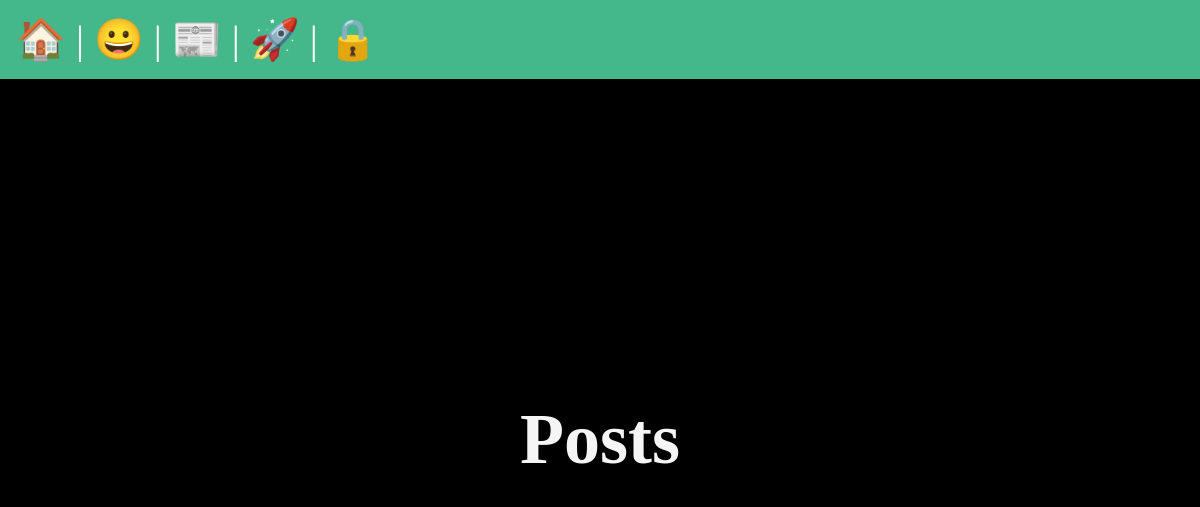
The app's page /posts/, older data.
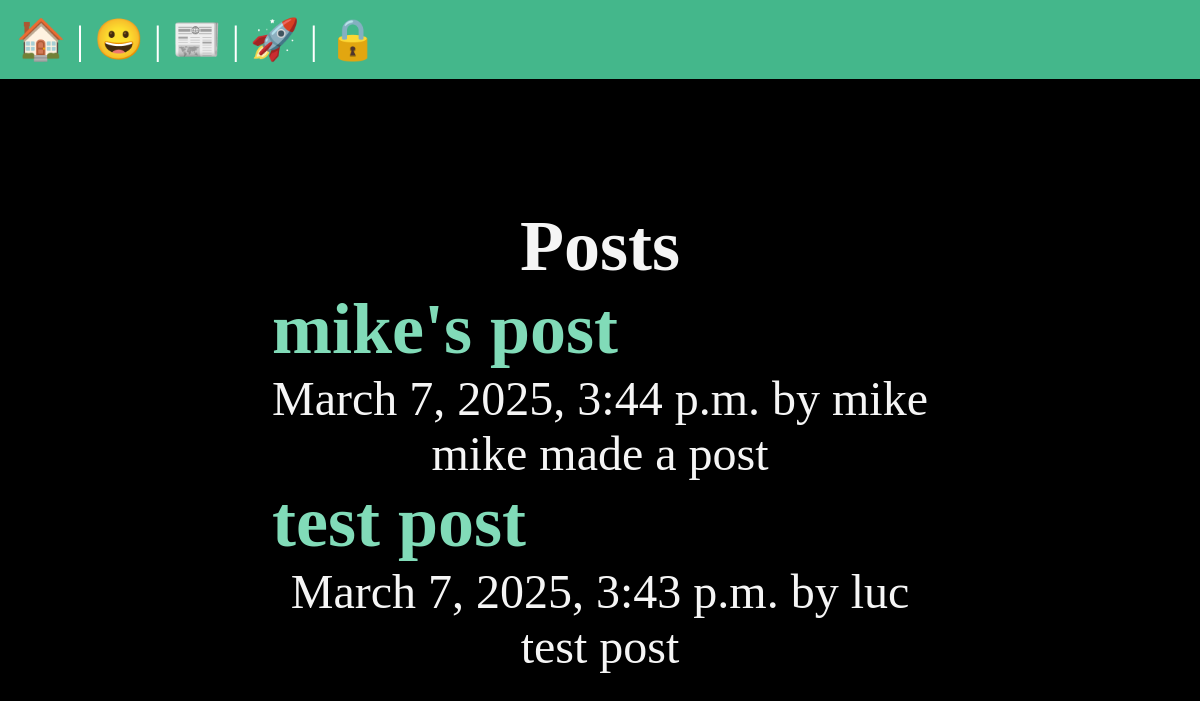
The same page, newer data.
### posts/models.py (models this page shows, shortened)
class Post(models.Model):
    title = models.CharField(max_length=75)
    body = models.TextField()
    slug = models.SlugField()
    date = models.DateTimeField(auto_now_add=True)
    banner = models.ImageField(default="fallback.png", blank=True)
    author = models.ForeignKey(User, on_delete=models.CASCADE, default=None)

### posts/views.py (the view)
# urls.py: path("", views.posts_list, name="list"),
def posts_list(request):
    posts = Post.objects.all().order_by("-date")
    return render(request, "posts/posts_list.html", {"posts": posts})

### posts/templates/posts/posts_list.html (shortened to what this page needs)
{% extends "layout.html" %}
{% block content %}
    <section>
        <h1>Posts</h1>
        {% for post in posts %}
            <article class="post">
                <h2>
                    <a href="{% url 'posts:page' slug=post.slug %}">
                        {{ post.title }}
                    </a>
                </h2>
                <p>{{ post.date }} by {{ post.author }}</p>
                <p>{{ post.body }}</p>
            </article>
        {% endfor %}
    </section>
{% endblock %}

### templates/layout.html (shortened to what this page needs)
<!DOCTYPE html>
{% load static %}
<html lang="en">
<head>
    <link rel="stylesheet" href="{% static 'css/style.css' %}">
</head>
<body>
    <nav>
        <a href="/">
           <span role="img" aria-label="Home" title="Home">🏠</span>
        </a> |
        <a href="/about">
            <span role="img" aria-label="About" title="About">😀</span>
        </a> |
        <a href={% url 'posts:list' %}>
            <span role="img" aria-label="Posts" title="Posts">📰</span>
        </a> |
        {% if user.is_authenticated %}
            <a href={% url 'posts:new-post' %}>
                <span role="img"
                    aria-label="New Post"
                    title=NewPost>
                    🆕
                </span>
            </a> |
            <form class="logout"
                action="{% url 'users:logout' %}"
                method="post">
                {% csrf_token %}
                <button class="logout-button"
                    aria-label="User Logout"
                    title="UserLogout">
                    👋
                </button>
            </form>
        {% else %}
            <a href={% url 'users:register' %}>
                <span role="img"
                    aria-label="User Registration"
                    title=UserRegistration>
                    🚀
                </span>
            </a> |
            <a href={% url 'users:login' %}>
                <span role="img"
                    aria-label="User Login"
                    title=UserLogin>
                    🔒
                </span>
        {% endif %}
    </nav>
    <main>
        {% block content %}
        {% endblock %}
    </main>
</body>
</html>

Row changes from the older to the newer data that the page shows:
added Post: title "mike's post", date "March 7, 2025, 3:44 p.m.", author "mike", body "mike made a post"
added Post: title "test post", date "March 7, 2025, 3:43 p.m.", author "luc", body "test post"
